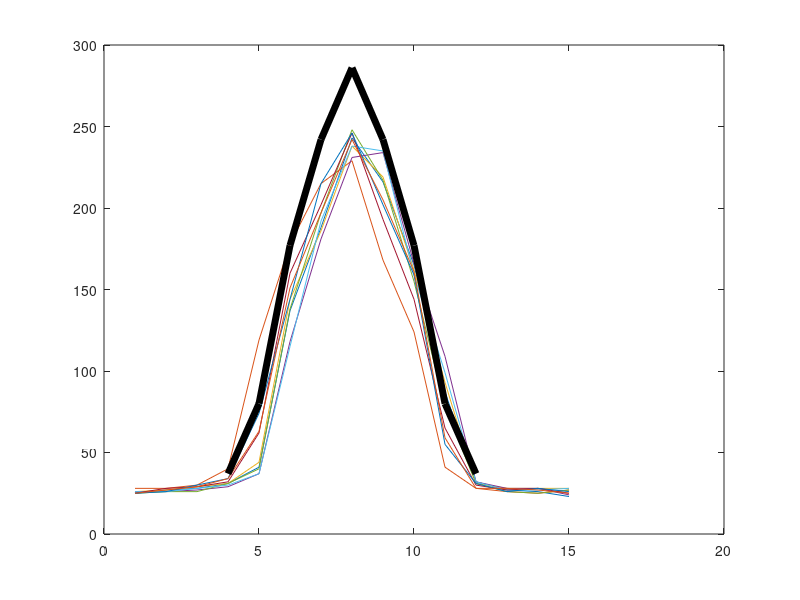

MATLAB code for this plot:
%% Calculate nice peak

clc
clear
close all


data = [25 27 28 31  41 137 188 243 216 165  87 32 27 26 23; ...
        28 28 30 40 119 178 215 229 168 124  41 28 26 25 27; ...
        26 27 29 31  44 144 186 238 219 162  93 31 28 28 28; ...
        26 26 27 29  37 118 181 231 234 166 109 32 28 28 24; ...
        25 26 26 31  40 138 197 248 217 155  78 31 26 25 27; ...
        26 26 28 30  37 115 192 238 235 159  99 32 27 27 28; ...
        25 28 29 32  62 160 202 246 193 144  65 30 27 28 25; ...
        25 26 30 34  74 144 215 246 202 159  55 31 26 28 26; ...
        25 27 29 34  63 151 197 242 205 161  59 28 28 27 25];
    
plot(data');

peak_sum = mean(data);

peak = zeros(1,15);
for i=1:8
    peak(i) = (peak_sum(i) + peak_sum(end-i+1))/2;
    peak(end-i+1) = peak(i);
end

peak = (peak)/(max(peak)-min(peak))*255;

% peak = peak/sum(peak) * 120;

peak = round(peak);

hold on;
plot(4:12, peak(4:12), 'k', 'LineWidth', 5);
display(peak(4:12))
